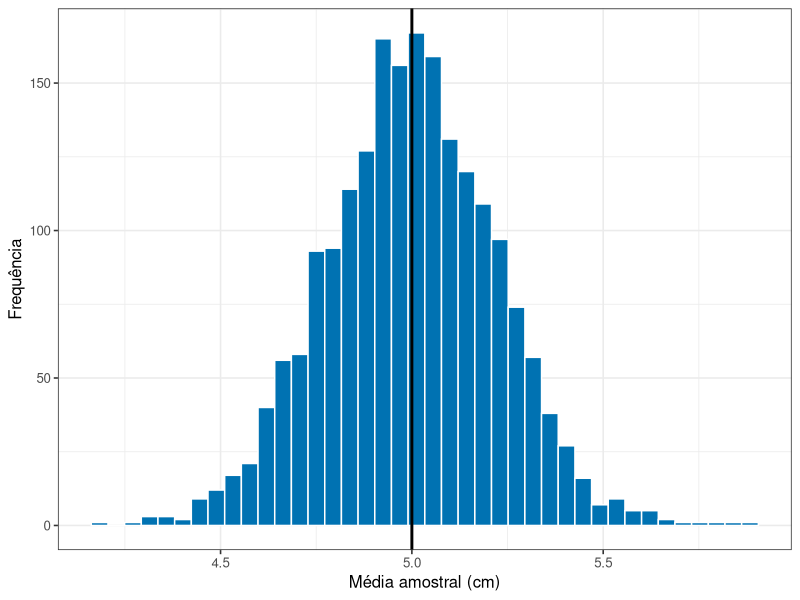
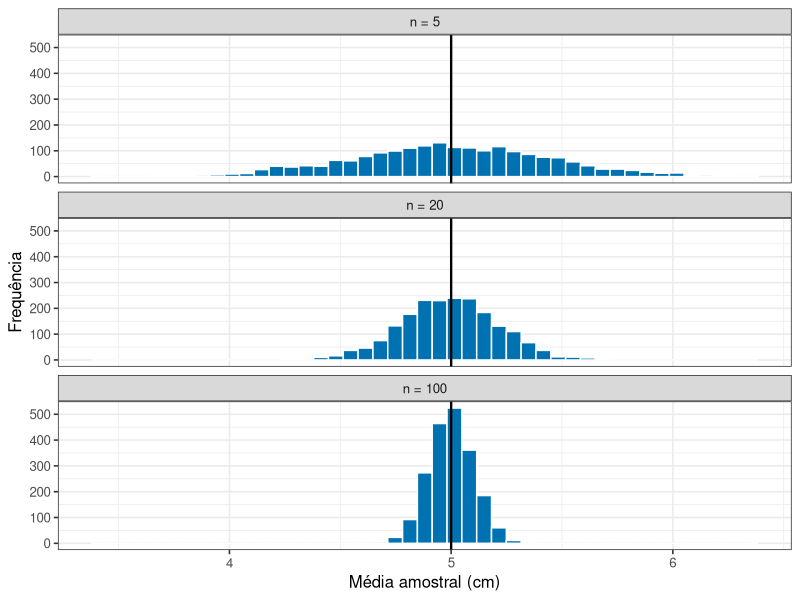
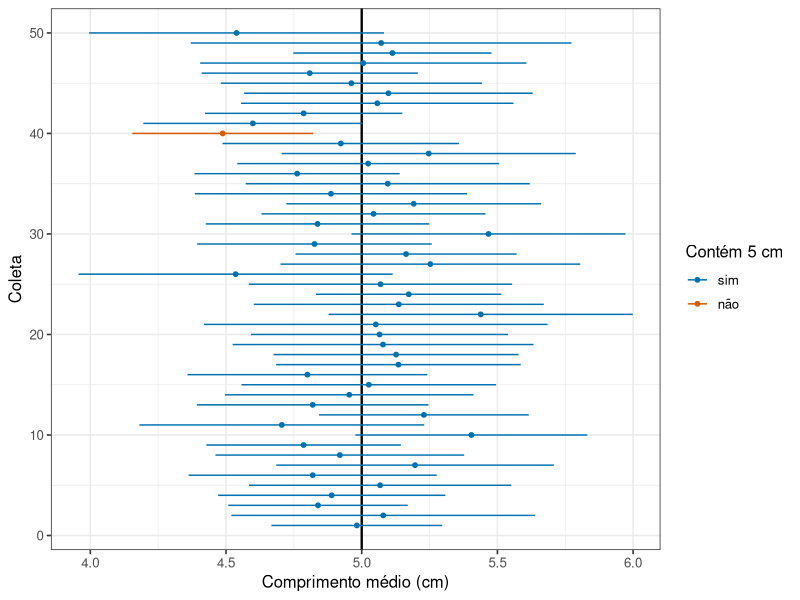

Generate these figures, in order, with R:
## ---- chunk 1
library(tidyverse)
theme_set(theme_bw(base_size = 12))
## ---- chunk 2
media_real <- 5     # comprimento médio no costão, em cm
desvio_real <- 1    # desvio-padrão entre mexilhões, em cm
n <- 20             # mexilhões por amostra
## ---- chunk 3
amostra <- rnorm(n, mean = media_real, sd = desvio_real)

round(amostra, 2)

media_amostra <- mean(amostra)
media_amostra

sd(amostra)
## ---- chunk 4
#| echo: false
media_txt <- formatC(media_amostra, format = "f", digits = 2, decimal.mark = ",")
## ---- chunk 5
medias <- replicate(2000, mean(rnorm(n, mean = media_real, sd = desvio_real)))

length(medias)
head(medias, 5)
## ---- chunk 6
#| label: fig-lab03-distribuicao-amostral
#| fig-cap: "Duas mil médias amostrais, cada uma calculada a partir de 20 mexilhões. A linha marca o valor real de 5 cm."
#| fig-height: 3.2

ggplot(tibble(media = medias), aes(x = media)) +
  geom_histogram(bins = 40, fill = "#0072B2", colour = "white") +
  geom_vline(xintercept = media_real, linewidth = 1) +
  labs(x = "Média amostral (cm)", y = "Frequência")
## ---- chunk 7
mean(medias)
sd(medias)
## ---- chunk 8
#| label: fig-lab03-tamanhos
#| fig-cap: "Distribuição das médias amostrais para três tamanhos de amostra, no mesmo costão."
#| fig-height: 4

comparacao <- bind_rows(
  tibble(tamanho = "n = 5",   media = replicate(2000, mean(rnorm(5,   media_real, desvio_real)))),
  tibble(tamanho = "n = 20",  media = replicate(2000, mean(rnorm(20,  media_real, desvio_real)))),
  tibble(tamanho = "n = 100", media = replicate(2000, mean(rnorm(100, media_real, desvio_real))))
) |>
  mutate(tamanho = fct_relevel(tamanho, "n = 5", "n = 20", "n = 100"))

ggplot(comparacao, aes(x = media)) +
  geom_histogram(bins = 45, fill = "#0072B2", colour = "white") +
  geom_vline(xintercept = media_real, linewidth = 0.8) +
  facet_wrap(~ tamanho, ncol = 1) +
  labs(x = "Média amostral (cm)", y = "Frequência")
## ---- chunk 9
comparacao |>
  group_by(tamanho) |>
  summarise(
    centro = mean(media),
    espalhamento = sd(media)
  )
## ---- chunk 10
erro_padrao <- sd(amostra) / sqrt(n)
erro_padrao
## ---- chunk 11
multiplicador <- qt(0.975, df = n - 1)
multiplicador

inferior <- media_amostra - multiplicador * erro_padrao
superior <- media_amostra + multiplicador * erro_padrao

c(inferior, superior)
## ---- chunk 12
#| echo: false
contem <- inferior <= media_real & superior >= media_real
inf_txt <- formatC(inferior, format = "f", digits = 2, decimal.mark = ",")
sup_txt <- formatC(superior, format = "f", digits = 2, decimal.mark = ",")
## ---- chunk 13
coletas <- tibble(
  id = rep(1:200, each = n),
  comprimento = rnorm(200 * n, mean = media_real, sd = desvio_real)
)

intervalos <- coletas |>
  group_by(id) |>
  summarise(
    media = mean(comprimento),
    erro = qt(0.975, df = n - 1) * sd(comprimento) / sqrt(n)
  ) |>
  mutate(
    inferior = media - erro,
    superior = media + erro,
    cobre = factor(
      if_else(inferior <= media_real & superior >= media_real, "sim", "não"),
      levels = c("sim", "não")
    )
  )

intervalos |> count(cobre)
## ---- chunk 14
#| echo: false
cobertura <- mean(intervalos$cobre == "sim")
cobertura_txt <- formatC(100 * cobertura, format = "f", digits = 1, decimal.mark = ",")
## ---- chunk 15
#| label: fig-lab03-cobertura
#| fig-cap: "Os primeiros 50 intervalos de confiança. A linha vertical é o valor real de 5 cm; em laranja, os intervalos que não o contêm."
#| fig-height: 4.5

ggplot(head(intervalos, 50), aes(y = id, x = media, colour = cobre)) +
  geom_vline(xintercept = media_real, linewidth = 0.8) +
  geom_errorbarh(aes(xmin = inferior, xmax = superior), height = 0) +
  geom_point(size = 1.3) +
  scale_colour_manual(values = c(sim = "#0072B2", `não` = "#D55E00"), drop = FALSE) +
  labs(x = "Comprimento médio (cm)", y = "Coleta", colour = "Contém 5 cm")
